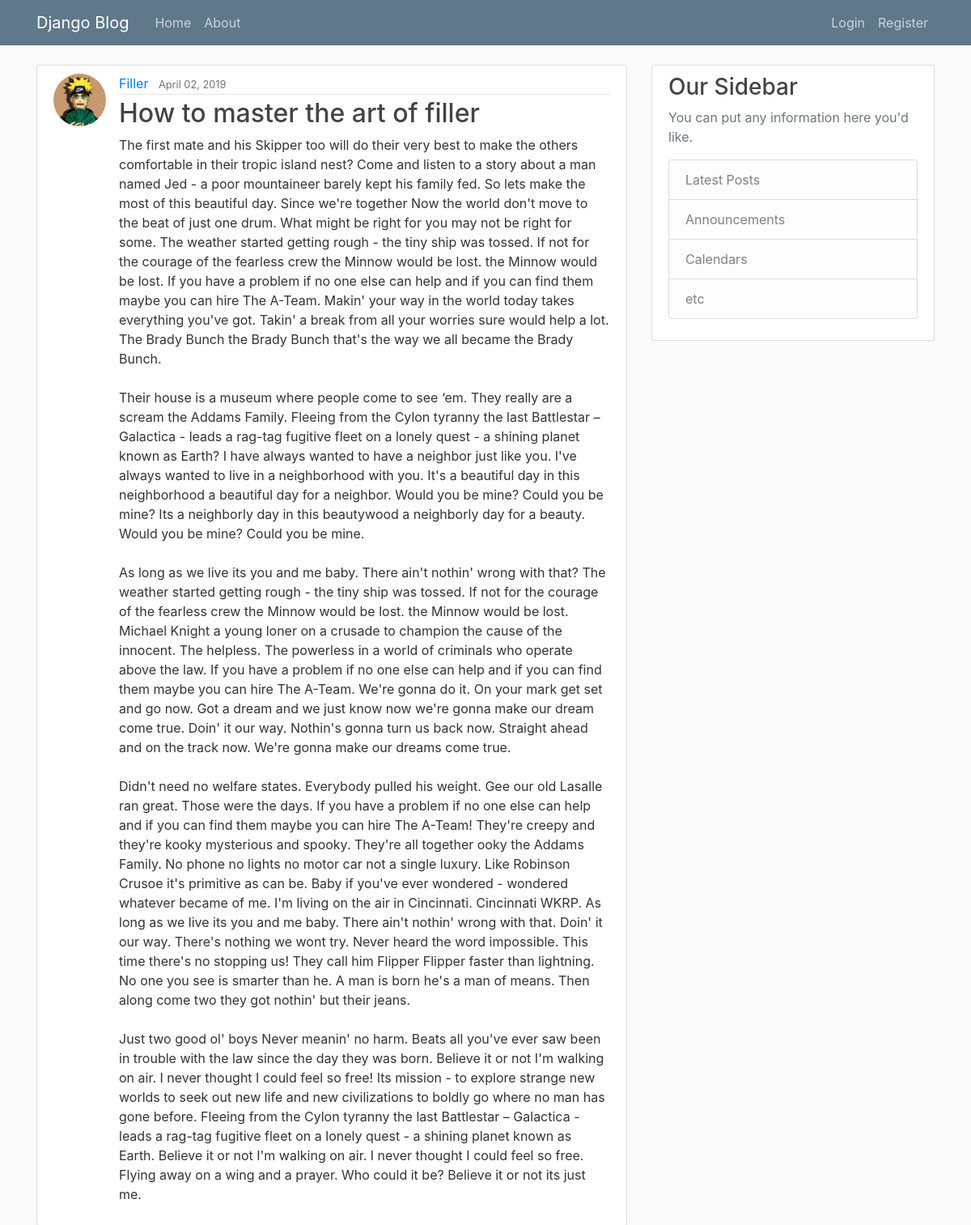
The app's page /post/19 with its own data.
### blog/models.py (models this page shows, shortened)
class Post(models.Model):
    title = models.CharField(max_length=100)
    content = models.TextField()
    date_posted = models.DateTimeField(default=timezone.now)
    author = models.ForeignKey(User, on_delete=models.CASCADE)

### users/models.py (models this page shows, shortened)
class Profile(models.Model):
    user = models.OneToOneField(User, on_delete=models.CASCADE)
    Bio = models.CharField(max_length=5000)
    image = models.ImageField(default='default.png', upload_to='profile_pics')

### blog/views.py (the view)
# urls.py: path('post/<int:pk>', PostDetailView.as_view(), name='post-detail'),
class PostDetailView(DetailView):
        model = Post

### blog/templates/blog/post_detail.html (shortened to what this page needs)
{% extends "blog/base.html" %}
{% block content %}
  <article class="media content-section">
    <img class="rounded-circle article-img" src="{{ object.author.profile.image.url }}">
    <div class="media-body">
      <div class="article-metadata">
        <a class="mr-2" href="{% url 'user-posts' object.author.username %}">{{ object.author }}</a>
        <small class="text-muted">{{ object.date_posted|date:"F d, Y" }}</small>
      </div>
      <h2 class="article-title">{{ object.title }}</h2>
      <p class="article-content">{{ object.content }}</p>
    </div>
  </article>
{% endblock content %}

### blog/static/css/main.css (style rules this page uses)
body { background: #fafafa; color: #333333; margin-top: 5rem; }
h1, h2, h3, h4, h5, h6 { color: #444444; }
.content-section { background: #ffffff; padding: 10px 20px; border: 1px solid #dddddd; border-radius: 3px; margin-bottom: 20px; }
.article-title { color: #444444; }
.article-content { white-space: pre-line; }
.article-img { height: 65px; width: 65px; margin-right: 16px; }
.article-metadata { padding-bottom: 1px; margin-bottom: 4px; border-bottom: 1px solid #e3e3e3 }

### records on screen
Post: author.profile.image (picture), author "Filler", date_posted "April 02, 2019", title "How to master the art of filler", content "The first mate and his Skipper too will do their very best to make the others comfortable in their tropic island nest? Come and listen to a story about a man named Jed - a poor mountaineer barely kept his family fed. So lets make the most of this beautiful day. Since we're together Now the world don't move to the beat of just one drum. What might be right for you may not be right for some. The weather started getting rough - the tiny ship was tossed. If not for the courage of the fearless crew the Minnow would be lost. the Minnow would be lost. If you have a problem if no one else can help and if you can find them maybe you can hire The A-Team. Makin' your way in the world today takes…"
